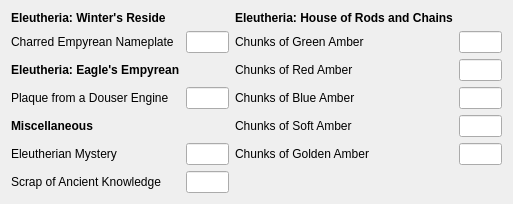
          <widget class="QWidget" name="page_5">
           <property name="geometry">
            <rect>
             <x>0</x>
             <y>0</y>
             <width>513</width>
             <height>187</height>
            </rect>
           </property>
           <attribute name="label">
            <string>Eleutheria</string>
           </attribute>
           <layout class="QGridLayout" name="gridLayout_13">
            <item row="11" column="2">
             <widget class="QLineEdit" name="lineEdit_Poss_EleuMisc_Scrap"/>
            </item>
            <item row="11" column="1">
             <widget class="QLabel" name="label_70">
              <property name="text">
               <string>Scrap of Ancient Knowledge</string>
              </property>
             </widget>
            </item>
            <item row="3" column="1">
             <widget class="QLabel" name="label_74">
              <property name="text">
               <string>Plaque from a Douser Engine</string>
              </property>
             </widget>
            </item>
            <item row="1" column="1">
             <widget class="QLabel" name="label_72">
              <property name="text">
               <string>Charred Empyrean Nameplate</string>
              </property>
             </widget>
            </item>
            <item row="2" column="1">
             <widget class="QLabel" name="label_73">
              <property name="text">
               <string>&lt;html&gt;&lt;head/&gt;&lt;body&gt;&lt;p&gt;&lt;span style=&quot; font-weight:600;&quot;&gt;Eleutheria: Eagle's Empyrean&lt;/span&gt;&lt;/p&gt;&lt;/body&gt;&lt;/html&gt;</string>
              </property>
             </widget>
            </item>
            <item row="1" column="2">
             <widget class="QLineEdit" name="lineEdit_Poss_EleuMisc_EmpyreanPlate"/>
            </item>
            <item row="3" column="2">
             <widget class="QLineEdit" name="lineEdit_Poss_EleuMisc_DouserPlate"/>
            </item>
            <item row="9" column="2">
             <widget class="QLineEdit" name="lineEdit_Poss_EleuMisc_Mystery"/>
            </item>
            <item row="4" column="1">
             <widget class="QLabel" name="label_64">
              <property name="text">
               <string>&lt;html&gt;&lt;head/&gt;&lt;body&gt;&lt;p&gt;&lt;span style=&quot; font-weight:600;&quot;&gt;Miscellaneous&lt;/span&gt;&lt;/p&gt;&lt;/body&gt;&lt;/html&gt;</string>
              </property>
             </widget>
            </item>
            <item row="9" column="1">
             <widget class="QLabel" name="label_63">
              <property name="text">
               <string>Eleutherian Mystery</string>
              </property>
             </widget>
            </item>
            <item row="4" column="4">
             <widget class="QLineEdit" name="lineEdit_Poss_EleuMisc_Soft"/>
            </item>
            <item row="4" column="3">
             <widget class="QLabel" name="label_61">
              <property name="text">
               <string>Chunks of Soft Amber</string>
              </property>
             </widget>
            </item>
            <item row="9" column="4">
             <widget class="QLineEdit" name="lineEdit_Poss_EleuMisc_Golden"/>
            </item>
            <item row="9" column="3">
             <widget class="QLabel" name="label_62">
              <property name="text">
               <string>Chunks of Golden Amber</string>
              </property>
             </widget>
            </item>
            <item row="2" column="4">
             <widget class="QLineEdit" name="lineEdit_Poss_EleuMisc_Red"/>
            </item>
            <item row="2" column="3">
             <widget class="QLabel" name="label_59">
              <property name="text">
               <string>Chunks of Red Amber</string>
              </property>
             </widget>
            </item>
            <item row="0" column="3">
             <widget class="QLabel" name="label_57">
              <property name="text">
               <string>&lt;html&gt;&lt;head/&gt;&lt;body&gt;&lt;p&gt;&lt;span style=&quot; font-weight:600;&quot;&gt;Eleutheria: House of Rods and Chains&lt;/span&gt;&lt;/p&gt;&lt;/body&gt;&lt;/html&gt;</string>
              </property>
             </widget>
            </item>
            <item row="1" column="4">
             <widget class="QLineEdit" name="lineEdit_Poss_EleuMisc_Green"/>
            </item>
            <item row="3" column="3">
             <widget class="QLabel" name="label_58">
              <property name="text">
               <string>Chunks of Blue Amber</string>
              </property>
             </widget>
            </item>
            <item row="3" column="4">
             <widget class="QLineEdit" name="lineEdit_Poss_EleuMisc_Blue"/>
            </item>
            <item row="1" column="3">
             <widget class="QLabel" name="label_60">
              <property name="text">
               <string>Chunks of Green Amber</string>
              </property>
             </widget>
            </item>
            <item row="0" column="1">
             <widget class="QLabel" name="label_71">
              <property name="text">
               <string>&lt;html&gt;&lt;head/&gt;&lt;body&gt;&lt;p&gt;&lt;span style=&quot; font-weight:600;&quot;&gt;Eleutheria: Winter's Reside&lt;/span&gt;&lt;/p&gt;&lt;/body&gt;&lt;/html&gt;</string>
              </property>
             </widget>
            </item>
           </layout>
          </widget>
